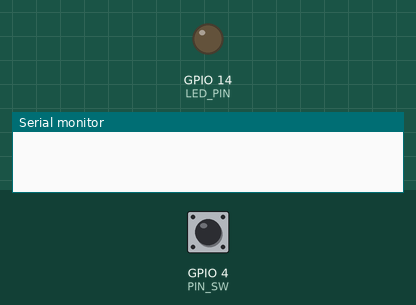
Recording of a sketch running on a simulated ESP32. Shown: output pins drawn as LEDs (lit = HIGH), the last lines printed to the serial monitor. The test bench sets the inputs (shaded band); at power-on: GPIO 4 (PIN_SW) HIGH.

Above: at 1.2 s.
1.3 s: GPIO 4 (PIN_SW) pulled LOW for 1 s
At 1.76 s:
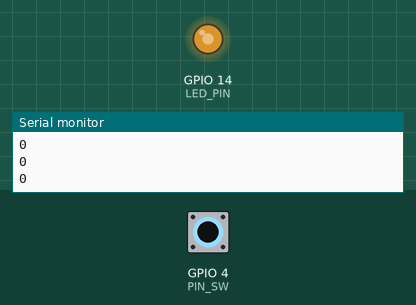
At 2.5 s:
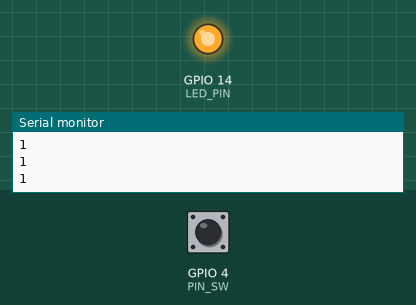
4.3 s: GPIO 4 (PIN_SW) pulled LOW for 0.15 s
At 4.46 s:
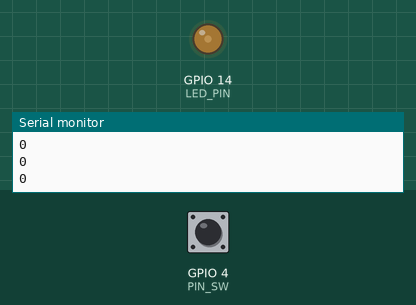
Timing chart, 0 to 7.3 s (numbered marks = the images above; inputs shaded):
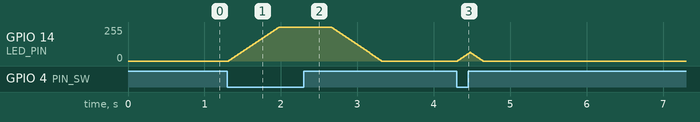

Measured:
- after the input at 1.3 s, GPIO 14 (LED_PIN): rises from 0/255 to 254/255 in 0.65 s, then falls to 0/255 in 1.3 s
- after the input at 4.3 s, GPIO 14 (LED_PIN): rises from 0/255 to 65/255 in 0.16 s, then falls to 0/255 in 0.17 s

The sketch:

2.ino
```cpp
#define LED_PIN   14
#define PIN_SW     4
#define DelayTime 10

#define LEDC_CHANNEL_0     0
#define LEDC_TIMER_13_BIT  13
#define LEDC_BASE_FREQ     5000

int in;
int prev = 0;
int brightness = 0;
int fadeAmount = 5;

void ledcAnalogWrite(uint8_t channel, uint32_t value, uint32_t valueMax = 255) {

  uint32_t duty = (8191 / valueMax) * min(value, valueMax);

  ledcWrite(channel, duty);
}

void setup() {
  ledcSetup(LEDC_CHANNEL_0, LEDC_BASE_FREQ, LEDC_TIMER_13_BIT);
  ledcAttachPin(LED_PIN, LEDC_CHANNEL_0);

  pinMode(PIN_SW, INPUT_PULLUP);
  ledcAnalogWrite(LEDC_CHANNEL_0, 0);
  Serial.begin(115200);
}

void loop() {
  in = get_sw(prev);
  ledcAnalogWrite(LEDC_CHANNEL_0, brightness);

  if (in == 0) {
    brightness = brightness + fadeAmount;
    delay(3);
    Serial.println(in);
  }else if(in == 1 && brightness > 0) {
    brightness = brightness - fadeAmount;
    delay(3);
    Serial.println(in);
  }
}

int get_sw(int sw_out) {
  int in1, in2;

  in1 = digitalRead(PIN_SW);
  delay(DelayTime);
  in2 = digitalRead(PIN_SW);

  if (in1 == in2 ) {
    sw_out = in2;
  }
  return (sw_out);
}
```
